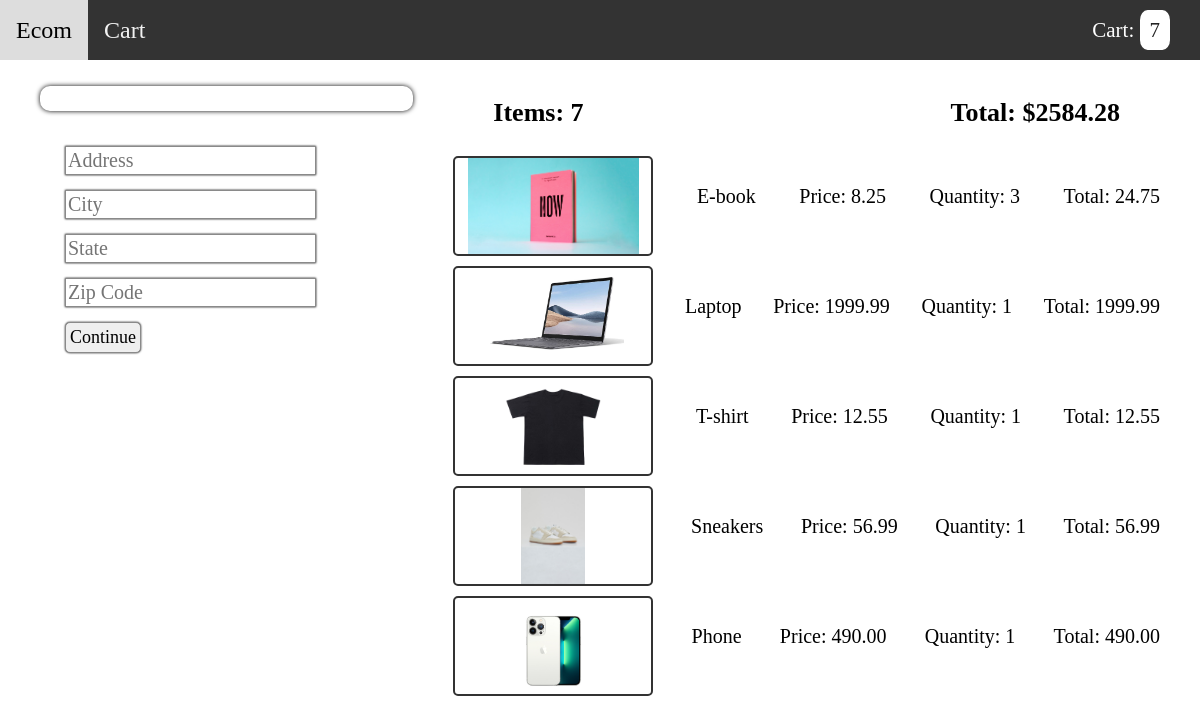
Screenshot of /checkout/ (signed in) with the database file from the repository.
### store/models.py (models this page shows, shortened)
class Order(models.Model):
    customer = models.ForeignKey(Customer, on_delete=models.SET_NULL, null=True, blank=True)
    date_ordered = models.DateTimeField(auto_now_add=True)
    complete = models.BooleanField(default=False, null=True, blank=False)
    transaction_id = models.CharField(max_length=200, null=True)
    @property
    def shipping(self):
        shipping = False
        orderitems = self.orderitem_set.all()
        for item in orderitems:
            if item.product.digital == False:
                shipping = True
        return shipping
    @property
    def get_cart_total(self):
        orderitems = self.orderitem_set.all()
        total = sum([item.get_total for item in orderitems])
        return total
    @property
    def get_cart_items(self):
        orderitems = self.orderitem_set.all()
        total = sum([item.quantity for item in orderitems])
        return total

class OrderItem(models.Model):
    product = models.ForeignKey(Product, on_delete=models.SET_NULL, null=True, blank=True)
    order = models.ForeignKey(Order, on_delete=models.SET_NULL, null=True, blank=True)
    quantity = models.IntegerField(default=0, null=True, blank=True)
    date_added = models.DateTimeField(auto_now_add=True)
    @property
    def get_total(self):
        total = self.product.price * self.quantity
        return total

class Product(models.Model):
    name = models.CharField(max_length=200, null=True)
    price = models.DecimalField(max_digits=7, decimal_places=2)
    digital = models.BooleanField(default=False, null=True, blank=True)
    image = models.ImageField(null=True, blank=True)
    @property
    def imageURL(self):
        try:
            url = self.image.url
        except:
            url = ''
        return url

### store/views.py (the view)
# urls.py: path('checkout/', views.checkout, name='checkout'),
def checkout(request):
    data = cookieData(request)
    cartItems = data['cartItems']
    order = data['order']
    items = data['items']
    context = {'items':items, 'order':order, 'cartItems': cartItems}
    return render(request, 'store/checkout.html', context)

### store/utils.py (called while the page is built)
def cookieData(request):
    if request.user.is_authenticated:
        customer = request.user.customer
        order, created = Order.objects.get_or_create(customer=customer, complete=False)
        items = order.orderitem_set.all()
        cartItems = order.get_cart_items
    else:
        cookieData = cookieCart(request)
        cartItems = cookieData['cartItems']
        order = cookieData['order']
        items = cookieData['items']
    return {'cartItems':cartItems, 'order':order, 'items':items}

### store/templates/store/checkout.html (shortened to what this page needs)
{% extends 'store/base.html' %}
{% load static %}
{% block content %}
<div class="page__block">
    <div class="form__block">
        <form id="form" action="">
            <div id="user-info">
            </div>
            <div id="shipping-info">
                <div class="input__block">
                    <input type="text" name="address" placeholder="Address">
                </div>
                <div class="input__block">
                    <input type="text" name="city" placeholder="City">
                </div>
                <div class="input__block">
                    <input type="text" name="state" placeholder="State">
                </div>
                <div class="input__block">
                    <input type="text" name="zipcode" placeholder="Zip Code">
                </div>
            </div>
            <input id="form-button" type="submit" value="Continue">
        </form>
    </div>
    <div class="items__block">
        <div class="items__row">
            <div class="items__element total">
                <div class="items__content total__p">
                    <p>Items: {{ order.get_cart_items }}</p>
                </div>
            </div>
            <div class="items__element total">
                <div class="items__content total__p">
                    <p>Total: ${{ order.get_cart_total|floatformat:2 }}</p>
                </div>
            </div>
        </div>
        {% for item in items %}
        <div class="items__row">
            <div class="items__element">
                <div class="items__content">
                    <img class="cart__image checkout__image" src="{{ item.product.imageURL }}">
                </div>
            </div>
            <div class="items__element">
                <div class="items__content">
                    <p>{{ item.product.name }}</p>
                </div>
            </div>
            <div class="items__element">
                <div class="items__content">
                    <p>Price: {{ item.product.price|floatformat:2 }}</p>
                </div>
            </div>
            <div class="items__element">
                <div class="items__content">
                    <p>Quantity: {{ item.quantity }}</p>
                </div>
            </div>
            <div class="items__element">
                <div class="items__content">
                    <p>Total: {{ item.get_total }}</p>
                </div>
            </div>
        </div>
        {% endfor %}
    </div>
</div>
{% endblock %}

### static/css/style-ecommerce.css (style rules this page uses)
* { padding: 0; margin: 0; border: 0; }
*,*:before,*:after { -moz-box-sizing: border-box; -webkit-box-sizing: border-box; box-sizing: border-box; }
html,body { height: 100%; width: 100%; font-size: 100%; line-height: 1; font-size: 14px; -ms-text-size-adjust: 100%; -moz-text-size-adjust: 100%; -webkit-text-size-adjust: 100%; }
input,button,textarea { font-family:inherit; }
img { vertical-align: top; }
.total { margin: 20px; }
.total p { font-size: 24px; font-weight: bold; margin-bottom: 20px; }
.cart__image { width: 200px; height: 100px; object-fit: scale-down; border: 2px solid #333; border-radius: 5px; }
.page__block { display: flex; flex-direction: row; margin: 20px; }
.form__block { display: flex; flex-wrap: wrap; flex: 1; padding: 0 20px; margin-top: 6px; }
.form__block input { border: rgb(138, 138, 138) 1px solid; box-shadow: 0 0 2px; font-size: 20px; padding: 2px; margin: 15px 25px 0 25px; }
.items__block { display: flex; flex: 2; flex-direction: column; }
.items__row { display: flex; flex-direction: row; flex-wrap: wrap; justify-content: space-between; padding: 0 20px; margin-bottom: 10px; }
.items__row p { font-size: 20px; margin-top: 5px; }
#shipping-info { display: flex; flex-wrap: wrap; justify-content: space-between; }
#user-info { display: flex; flex-wrap: wrap; justify-content: space-between; margin-bottom: 20px; padding: 5px 0 20px 0; border-radius: 10px; box-shadow: 0 0 5px; }
.input__block { flex: 50%; }
.items__content p { margin-top: 30px; }
.total__p p { margin: 0 20px 0 20px; font-size: 26px; }
#form-button { border: rgb(138, 138, 138) 1px solid; box-shadow: 0 0 2px; font-size: 18px; padding: 4px; border-radius: 5px; }

### rows the page displays
Order: get_cart_items "7", get_cart_total "2584.28"
OrderItem: product.imageURL (picture), product.name "E-book", product.price "8.25", quantity "3", get_total "24.75"
OrderItem: product.imageURL (picture), product.name "Laptop", product.price "1999.99", quantity "1", get_total "1999.99"
OrderItem: product.imageURL (picture), product.name "T-shirt", product.price "12.55", quantity "1", get_total "12.55"
OrderItem: product.imageURL (picture), product.name "Sneakers", product.price "56.99", quantity "1", get_total "56.99"
OrderItem: product.imageURL (picture), product.name "Phone", product.price "490.00", quantity "1", get_total "490.00"

### other values shown
{{ cartItems }} "7"
